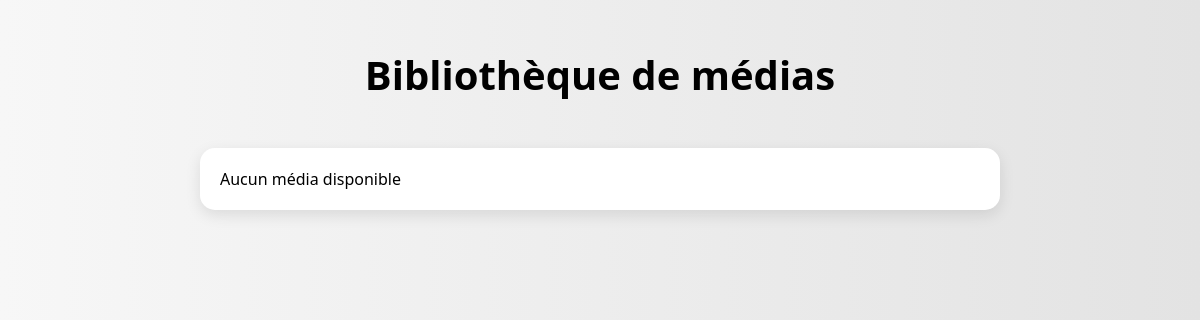
The page /videos/ on the database as committed earlier.
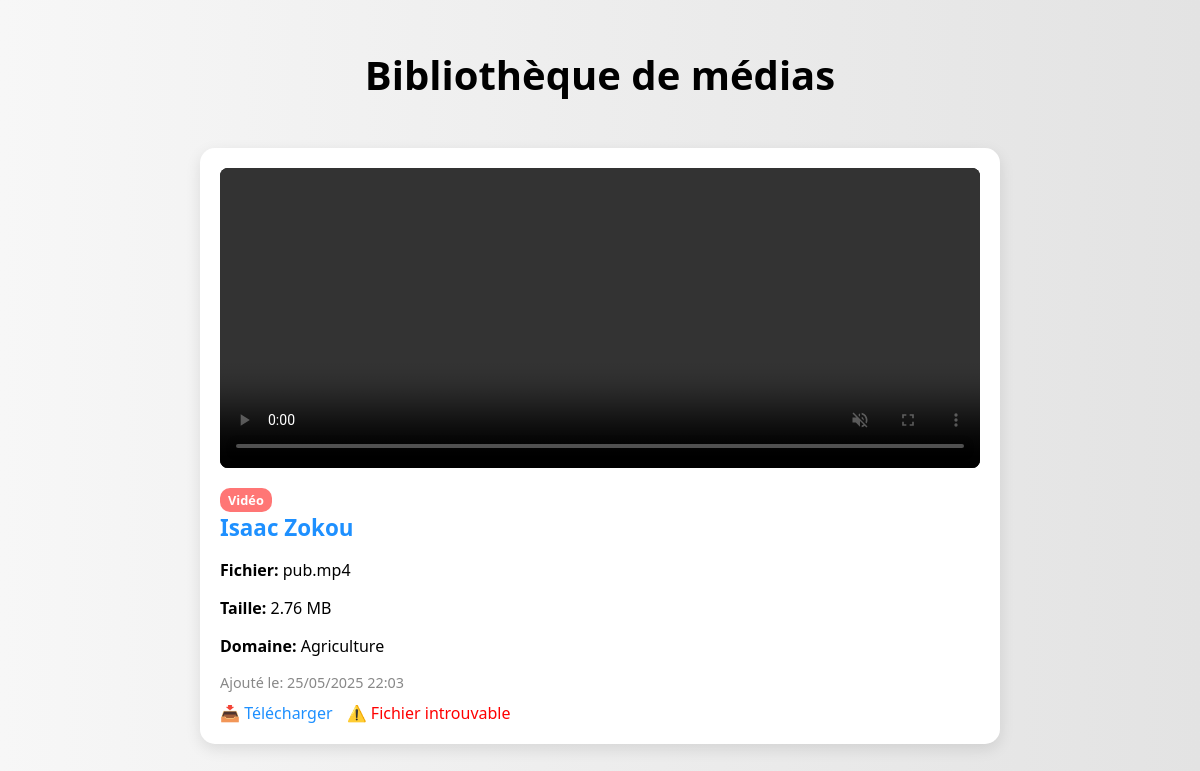
The same page on the database as committed later.
### videos/models.py (models this page shows, shortened)
class Video(models.Model):
    entreprise = models.CharField(max_length=200, verbose_name="Nom de l'entreprise")
    email = models.EmailField(verbose_name="Email de contact")
    adresse = models.TextField(blank=True, verbose_name="Adresse")
    domaine = models.CharField(max_length=100, blank=True, verbose_name="Domaine d'activité")
    telephone = models.CharField(max_length=20, blank=True, verbose_name="Téléphone")
    video_file = models.CharField(max_length=500, verbose_name="Chemin du fichier vidéo")
    original_filename = models.CharField(max_length=255, verbose_name="Nom original du fichier")
    file_size = models.BigIntegerField(verbose_name="Taille du fichier (bytes)")
    created_at = models.DateTimeField(auto_now_add=True, verbose_name="Date d'ajout")
    updated_at = models.DateTimeField(auto_now=True, verbose_name="Dernière modification")
    is_active = models.BooleanField(default=True, verbose_name="Vidéo active")
    class Meta:
        verbose_name = "Vidéo"
        verbose_name_plural = "Vidéos"
        ordering = ['-created_at']
    @property
    def file_size_mb(self):
        return round(self.file_size / (1024 * 1024), 2)
    def get_video_path(self):
        from django.conf import settings
        return os.path.join(settings.MEDIA_ROOT, self.video_file)
    def is_video(self):
        video_extensions = ['.mp4', '.avi', '.mov', '.wmv', '.flv', '.webm', '.mkv']
        _, ext = os.path.splitext(self.original_filename.lower())
        return ext in video_extensions
    @property
    def file_exists(self):
        return os.path.exists(self.get_video_path())

### videos/views.py (the view)
# urls.py: path('', views.index, name='index'),
def index(request):
    videos = Video.objects.all().order_by('-created_at')  # Changé de Media à Video et de uploaded_at à created_at
    return render(request, 'videos/index.html', {'videos': videos})

### videos/templates/videos/index.html (shortened to what this page needs)
<!DOCTYPE html>
<html lang="fr">
<head>
</head>
<body>
    <h1>Bibliothèque de médias</h1>
    <ul class="video-list">
        {% for video in videos %}
            <li class="video-item">
                {% if video.is_video %}
                    <div class="video-container">
                        <video class="video-preview" controls preload="metadata"
                               data-video-id="{{ video.id }}"
                               autoplay muted loop>
                            <source src="{% url 'videos:stream_video' video.id %}" type="video/mp4">
                        </video>
                    </div>
                    <span class="media-type-badge video-badge">Vidéo</span>
                {% else %}
                    <img class="image-preview" src="{% url 'videos:stream_video' video.id %}" alt="{{ video.original_filename }}" loading="lazy">
                    <span class="media-type-badge image-badge">Image</span>
                {% endif %}
                <h3><a href="{% url 'videos:video_detail' video.id %}">{{ video.entreprise }}</a></h3>
                <p><strong>Fichier:</strong> {{ video.original_filename }}</p>
                <p><strong>Taille:</strong> {{ video.file_size_mb }} MB</p>
                {% if video.domaine %}
                    <p><strong>Domaine:</strong> {{ video.domaine }}</p>
                {% endif %}
                <div class="video-info">
                    Ajouté le: {{ video.created_at|date:"d/m/Y H:i" }}
                </div>
                <div style="margin-top: 10px;">
                    <a href="{% url 'videos:download_video' video.id %}">📥 Télécharger</a>
                    {% if not video.file_exists %}
                        <span style="color: red; margin-left: 10px;">⚠️ Fichier introuvable</span>
                    {% endif %}
                </div>
            </li>
        {% empty %}
            <li class="video-item">Aucun média disponible</li>
        {% endfor %}
    </ul>
</body>
</html>

Rows that differ between the two databases and show on the page:
added Video: entreprise "Isaac Zokou", original_filename "pub.mp4", file_size_mb "2.76", domaine "Agriculture", created_at "25/05/2025 22:03", shows "⚠️ Fichier introuvable"
Other text that changed with them:
text no longer shown: "Aucun média disponible"
